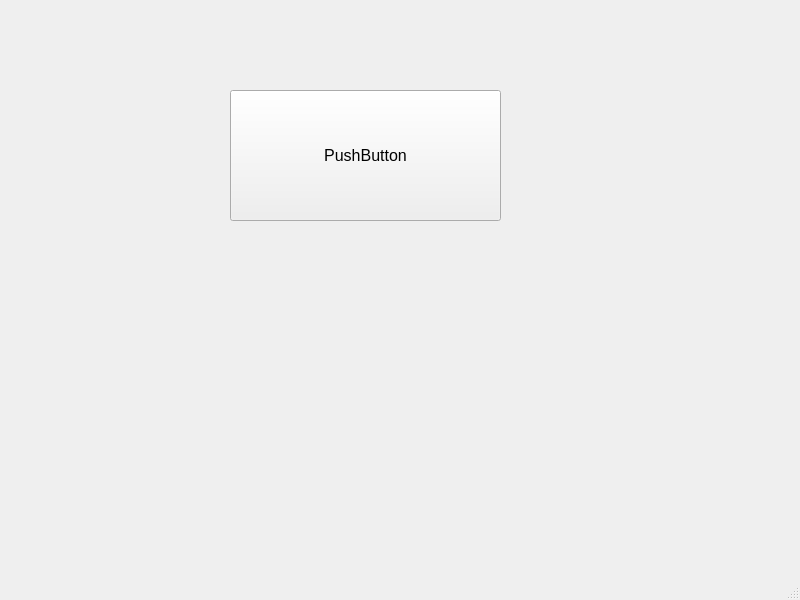
<?xml version="1.0" encoding="UTF-8"?>
<ui version="4.0">
 <class>MainWindow</class>
 <widget class="QMainWindow" name="MainWindow">
  <property name="geometry">
   <rect>
    <x>0</x>
    <y>0</y>
    <width>800</width>
    <height>600</height>
   </rect>
  </property>
  <property name="windowTitle">
   <string>MainWindow</string>
  </property>
  <widget class="QWidget" name="centralwidget">
   <widget class="QPushButton" name="pushButton">
    <property name="geometry">
     <rect>
      <x>230</x>
      <y>90</y>
      <width>271</width>
      <height>131</height>
     </rect>
    </property>
    <property name="font">
     <font>
      <pointsize>12</pointsize>
     </font>
    </property>
    <property name="text">
     <string>PushButton</string>
    </property>
   </widget>
  </widget>
  <widget class="QMenuBar" name="menubar">
   <property name="geometry">
    <rect>
     <x>0</x>
     <y>0</y>
     <width>800</width>
     <height>26</height>
    </rect>
   </property>
  </widget>
  <widget class="QStatusBar" name="statusbar"/>
 </widget>
 <resources/>
 <connections/>
</ui>
